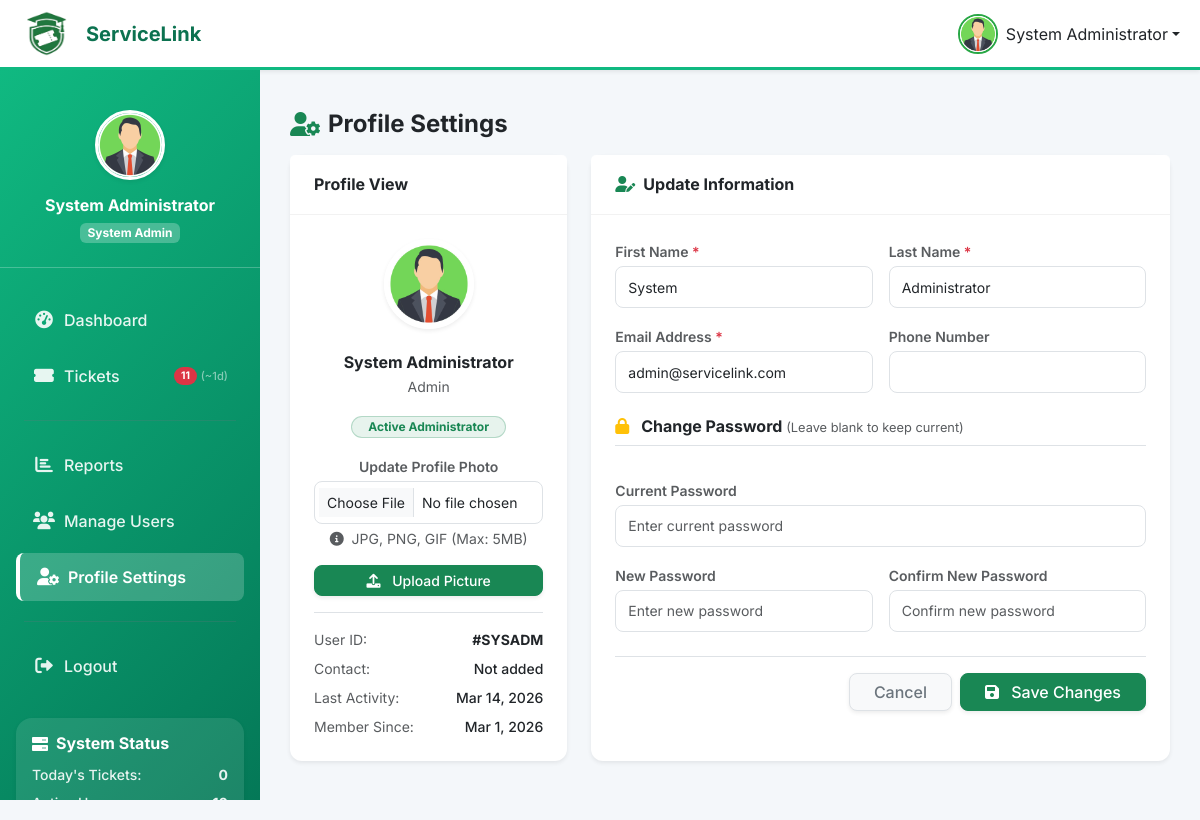
Screenshot of /admin/profile.php (signed in) with the database file from the repository.
### tables this page shows
CREATE TABLE `users` (
  `id` int(11) NOT NULL,
  `user_number` varchar(20) DEFAULT NULL,
  `first_name` varchar(100) NOT NULL,
  `last_name` varchar(100) NOT NULL,
  `email` varchar(255) NOT NULL,
  `phone_number` varchar(20) DEFAULT NULL,
  `password_hash` varchar(255) DEFAULT NULL,
  `google_id` varchar(255) DEFAULT NULL,
  `role` enum('admin','department_admin','staff','user') DEFAULT 'user',
  `user_type` varchar(50) DEFAULT NULL COMMENT 'For staff: MIS, Labtech, Utility, Maintenance',
  `department_id` int(11) DEFAULT NULL,
  `campus_id` int(11) DEFAULT NULL,
  `year_level` enum('1st Year','2nd Year','3rd Year','4th Year','5th Year','Graduate','Faculty','Staff') DEFAULT '1st Year',
  `profile_picture` varchar(255) DEFAULT NULL,
  `is_active` tinyint(1) DEFAULT 1,
  `email_verified` tinyint(1) DEFAULT 0,
  `created_at` timestamp NOT NULL DEFAULT current_timestamp(),
  `updated_at` timestamp NOT NULL DEFAULT current_timestamp() ON UPDATE current_timestamp()
);

### admin/profile.php (the view, shortened to what the rows shown need)
<?php
require_once '../config/database.php';
$user_id = $_SESSION['user_id'];
$user_data = [];
try {
    $stmt = $pdo->prepare("
        SELECT u.*, d.name as department_name, c.name as campus_name
        FROM users u
        LEFT JOIN departments d ON u.department_id = d.id
        LEFT JOIN campuses c ON u.campus_id = c.id
        WHERE u.id = ?
    ");
    $stmt->execute([$user_id]);
    $user_data = $stmt->fetch();
} catch (PDOException $e) {
    $error = "Error loading profile data: " . $e->getMessage();
}
?>
<!DOCTYPE html>
<html lang="en">
<head>
    <link href="https://cdn.jsdelivr.net/npm/bootstrap@5.3.0/dist/css/bootstrap.min.css" rel="stylesheet">
    <link href="https://cdnjs.cloudflare.com/ajax/libs/font-awesome/6.0.0/css/all.min.css" rel="stylesheet">
</head>
<body>
    <?php include '../includes/top_nav.php'; ?>
    <div class="container-fluid p-0">
        <?php include '../includes/sidebar.php'; ?>
        <main class="dashboard-content">
            <div class="d-flex justify-content-between align-items-center mb-3 flex-shrink-0">
                <h1 class="h4 fw-bold text-dark mb-0 d-flex align-items-center">
                    <i class="fas fa-user-cog text-success me-2"></i>
                    Profile Settings
                </h1>
            </div>
            <div class="scrollable-wrapper custom-scrollbar pb-3">
                <div class="row g-4">
                    <div class="col-lg-4 col-md-5">
                        <div class="card shadow-sm border-0">
                            <div class="card-body p-4 text-center">
                                <form method="POST" enctype="multipart/form-data" id="profilePictureForm">
                                    <div class="profile-img-container mb-4">
                                        <?php if (isset($user_data['profile_picture']) && $user_data['profile_picture']): ?>
                                            <img src="../<?php echo htmlspecialchars($user_data['profile_picture']); ?>"
                                                alt="Profile Picture" class="rounded-circle shadow-sm"
                                                style="width: 90px; height: 90px; object-fit: cover; border: 4px solid #fff;">
                                        <?php endif; ?>
                                    </div>
                                    <h6 class="fw-bold text-dark mb-1"><?php echo htmlspecialchars($user_data['first_name'] . ' ' . $user_data['last_name']); ?></h6>
                                    <p class="text-muted small mb-3">Admin</p>
                                    <span class="badge bg-success bg-opacity-10 text-success border border-success border-opacity-25 rounded-pill px-3 mb-3">Active Administrator</span>
                                    <div class="mb-3">
                                        <label for="profile_picture" class="form-label text-muted small fw-semibold mb-1">Update Profile Photo</label>
                                        <input type="file" class="form-control form-control-sm" id="profile_picture" name="profile_picture"
                                            accept="image/jpeg,image/jpg,image/png,image/gif">
                                        <div class="form-text mt-1 small">
                                        </div>
                                    </div>
                                    <button type="submit" class="btn btn-success btn-sm rounded-3 shadow-sm fw-medium w-100 mb-3">
                                        <i class="fas fa-upload me-2"></i> Upload Picture
                                    </button>
                                </form>
                                <div class="text-start border-top pt-3">
                                    <div class="d-flex justify-content-between mb-2">
                                        <span class="text-muted small">User ID:</span>
                                        <span class="text-dark fw-bold small">#<?php echo htmlspecialchars($user_data['user_number'] ?? $user_data['id']); ?></span>
                                    </div>
                                    <div class="d-flex justify-content-between mb-2">
                                        <span class="text-muted small">Contact:</span>
                                        <span class="text-dark fw-medium small"><?php echo htmlspecialchars($user_data['phone_number'] ?: 'Not added'); ?></span>
                                    </div>
                                    <div class="d-flex justify-content-between mb-2">
                                        <span class="text-muted small">Last Activity:</span>
                                        <span class="text-dark fw-medium small"><?php echo $user_data['updated_at'] ? date('M j, Y', strtotime($user_data['updated_at'])) : 'Recent'; ?></span>
                                    </div>
                                    <div class="d-flex justify-content-between">
                                        <span class="text-muted small">Member Since:</span>
                                        <span class="text-dark fw-medium small"><?php echo date('M j, Y', strtotime($user_data['created_at'] ?? '')); ?></span>
                                    </div>
                                </div>
                            </div>
                        </div>
                    </div>
                    <div class="col-lg-8 col-md-7 d-flex flex-column gap-4">
                        <div class="card shadow-sm border-0 flex-grow-1">
                            <div class="card-body">
                                <form method="POST" id="profileInfoForm">
                                    <div class="row g-3">
                                        <div class="col-md-6">
                                            <label for="first_name" class="form-label text-muted small fw-semibold mb-1">First Name <span class="text-danger">*</span></label>
                                            <input type="text" class="form-control" id="first_name" name="first_name"
                                                value="<?php echo htmlspecialchars($user_data['first_name'] ?? ''); ?>" required>
                                        </div>
                                        <div class="col-md-6">
                                            <label for="last_name" class="form-label text-muted small fw-semibold mb-1">Last Name <span class="text-danger">*</span></label>
                                            <input type="text" class="form-control" id="last_name" name="last_name"
                                                value="<?php echo htmlspecialchars($user_data['last_name'] ?? ''); ?>" required>
                                        </div>
                                        <div class="col-md-6">
                                            <label for="email" class="form-label text-muted small fw-semibold mb-1">Email Address <span class="text-danger">*</span></label>
                                            <input type="email" class="form-control" id="email" name="email"
                                                value="<?php echo htmlspecialchars($user_data['email'] ?? ''); ?>" required>
                                        </div>
                                    </div>
                                </form>
                            </div>
                        </div>
                    </div>
                </div>
            </div>
        </main>
    </div>
</body>
</html>

### includes/top_nav.php (shortened to what the rows shown need)
<?php
$current_dir = basename(dirname($_SERVER['PHP_SELF']));
$base_path = '';
if ($current_dir == 'admin' || $current_dir == 'department' || $current_dir == 'staff' || $current_dir == 'student') {
    $base_path = '../';
}
$user_profile_picture = null;
if (isset($pdo) && isset($_SESSION['user_id'])) {
    try {
        $stmt = $pdo->prepare("SELECT profile_picture FROM users WHERE id = ?");
        $stmt->execute([$_SESSION['user_id']]);
        $result = $stmt->fetch(PDO::FETCH_ASSOC);
        if ($result && !empty($result['profile_picture'])) {
            $user_profile_picture = $result['profile_picture'];
        }
    } catch (Exception $e) {
        $user_profile_picture = null;
    }
}
?>
<nav class="navbar navbar-expand-lg navbar-light bg-white shadow-sm" style="border-bottom: 3px solid #10b981;">
    <div class="container-fluid">
        <div class="navbar-nav ms-auto d-none d-md-flex">
            <div class="nav-item dropdown">
                <a class="nav-link dropdown-toggle d-flex align-items-center text-dark" href="#" id="userDropdown" role="button" data-bs-toggle="dropdown" aria-expanded="false">
                    <?php if (!empty($user_profile_picture) && file_exists($base_path . $user_profile_picture)): ?>
                        <img src="<?php echo $base_path . htmlspecialchars($user_profile_picture); ?>"
                            alt="Profile" class="rounded-circle me-2"
                            style="width: 40px; height: 40px; object-fit: cover; border: 2px solid #28a745;">
                    <?php endif; ?>
                    <span><?php echo htmlspecialchars($_SESSION['user_name']); ?></span>
                </a>
            </div>
        </div>
    </div>
</nav>

### includes/sidebar.php (shortened to what the rows shown need)
<?php
$current_dir  = basename(dirname($_SERVER['PHP_SELF']));
?>
<nav id="sidebarMenu" class="dashboard-sidebar">
    <div class="pt-3 pb-5">
        <div class="text-center mb-4 p-4 border-bottom border-light border-opacity-25">
            <div class="mb-3 position-relative d-inline-block">
                <?php
                $profile_picture = null;
                try {
                    $sPic = $pdo->prepare("SELECT profile_picture FROM users WHERE id = ?");
                    $sPic->execute([$_SESSION['user_id']]);
                    $profile_picture = $sPic->fetch()['profile_picture'] ?? null;
                } catch (PDOException $e) {
                    $profile_picture = $_SESSION['profile_picture'] ?? null;
                }
                $pic_prefix = in_array($current_dir, ['admin', 'department', 'staff', 'student']) ? '../' : '';
                if ($profile_picture): ?>
                    <img src="<?php echo $pic_prefix . htmlspecialchars($profile_picture); ?>"
                        alt="Profile" class="rounded-circle shadow-sm"
                        style="width:70px;height:70px;object-fit:cover;border:3px solid #fff;">
                <?php endif; ?>
            </div>
        </div>
    </div>
</nav>

### rows the page displays
users: profile_picture (picture), first_name+last_name "System Administrator", user_number "SYSADM", phone_number "Not added", updated_at "Mar 14, 2026", created_at "Mar 1, 2026", first_name "System", last_name "Administrator", email "admin@servicelink.com"

### other values shown
$_SESSION['user_name'] "System Administrator"
$_sb_badge "11"
$_sb_avg "1"
$today "0"
